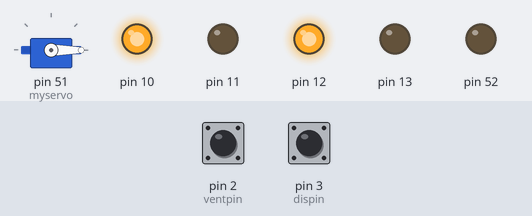
Simulated run of this sketch. Board: Arduino Mega 2560, built with avr-gcc and run on an emulated ATmega2560. On the bench: servo, output pins drawn as LEDs (lit = HIGH). Dashed ring = blinking. The test bench sets the inputs (shaded band); at power-on: pin 2 (ventpin) LOW, pin 3 (dispin) LOW.

Above: at 1.2 s.
1.3 s: pin 2 (ventpin) driven HIGH
At 2.1 s:
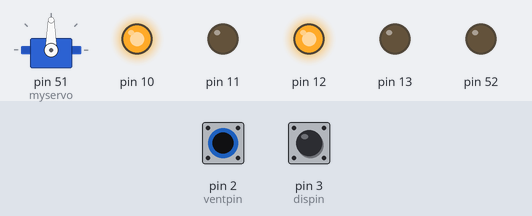
2.8 s: pin 3 (dispin) driven HIGH
At 3.5 s:
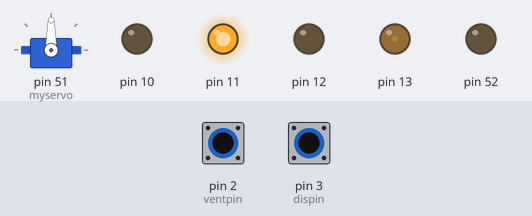
4.3 s: pin 2 (ventpin) pulsed LOW 2 times (0.12 s each, 0.3 s apart)
At 5.7 s:
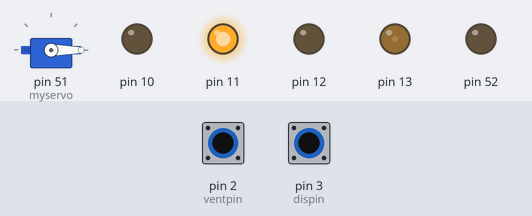
6.4 s: pin 3 (dispin) pulsed LOW 5 times (0.12 s each, 0.3 s apart)
At 7.0 s:
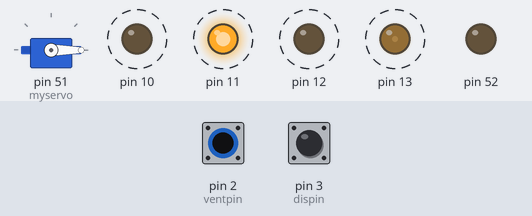
Timing chart, 0 to 9.4 s (numbered marks = the images above; inputs shaded):
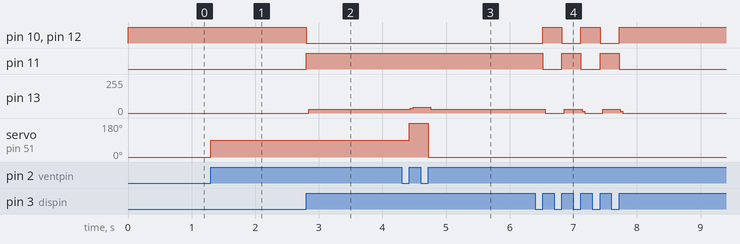

Measured:
- after the input at 1.3 s, servo on pin 51 (myservo): 0° → 90° at once
- after the input at 2.8 s, pin 10, pin 12: HIGH → LOW at once; pin 11: LOW → HIGH at once; pin 13: 0/255 → 30/255 at once
- after the input at 4.3 s, pin 13: 30/255 → 45/255 after 0.14 s, → 30/255 0.32 s later; servo on pin 51 (myservo): 90° → 180° after 0.12 s, → 0° 0.30 s later
- after the input at 6.4 s, pin 10: alternates HIGH for 0.30 s and LOW for 0.30 s, 5 changes in all, then stays HIGH, starting after 0.12 s; pin 11: alternates HIGH for 0.30 s and LOW for 0.30 s, 5 changes in all, then stays LOW, starting after 0.12 s

The sketch:

buttontest.ino
```cpp
//Button test Code
//Susu Pelger

#include <Servo.h> //servo library
Servo myservo; //sets up servo
unsigned int bpress = 1;

//pointers for port b to light up LEDs and for motor -
volatile unsigned char *port_b = (unsigned char*) 0x25;
volatile unsigned char *ddr_b = (unsigned char*) 0x24;
volatile unsigned char *pin_b = (unsigned char*) 0x23;

unsigned int ventpin = 2; //pin vent button
unsigned int dispin = 3; //pin disable button

bool disable = false;

unsigned int ventlastint = 0; //starting point for vent button
unsigned int dislastint = 0; //starting point for disable button

void setup() {
    // put your setup code here, to run once:
    myservo.attach(51); //servo connected to pin 51
    myservo.write(0); //servo set at 0°

    *ddr_b |= 0xF2; //sets LEDs as outputs
    *port_b &= 0x0F; //sets LEDs to low

    attachInterrupt(digitalPinToInterrupt(ventpin), venton, RISING); //pull-down resistor
    attachInterrupt(digitalPinToInterrupt(dispin), toggle, RISING); //pull-down resistor
}

void loop() {
    // put your main code here, to run repeatedly:

    if (disable == true)
    {
        *port_b |= 0x20; //lights up yellow LED
        *port_b |= 0x80; //lights up blue LED
        *port_b &= 0x2F; //!yellow LED off 0b0010 1111
    }
    else
    {
        *port_b |= 0x40; //lights up green LED
        *port_b |= 0x10; //RED
        //*port_b &= 0x4F; //!green LED off 0b0100 1111
        *port_b &= 0x5F; //0b0101
    }
}

void venton() //ISR function when vent button is pressed
{
    unsigned int newint = millis(); //records new point

    if (newint - ventlastint > 200) //debounces!
    {
        myservo.write(90*bpress);// moves servo by 90 degrees each vent button press
        bpress++;
        if (bpress == 3) //change to needed number later
        {
            bpress = 0; //servo/vent will move back to beginning next vent button press
        }
        ventlastint = newint;
    }
}

void toggle() //ISR function when disabled button pressed
{
    unsigned int newint = millis(); //records new point

    if (newint - dislastint > 200)
    {
        disable = !disable;
    }
    dislastint = newint;
}
```
